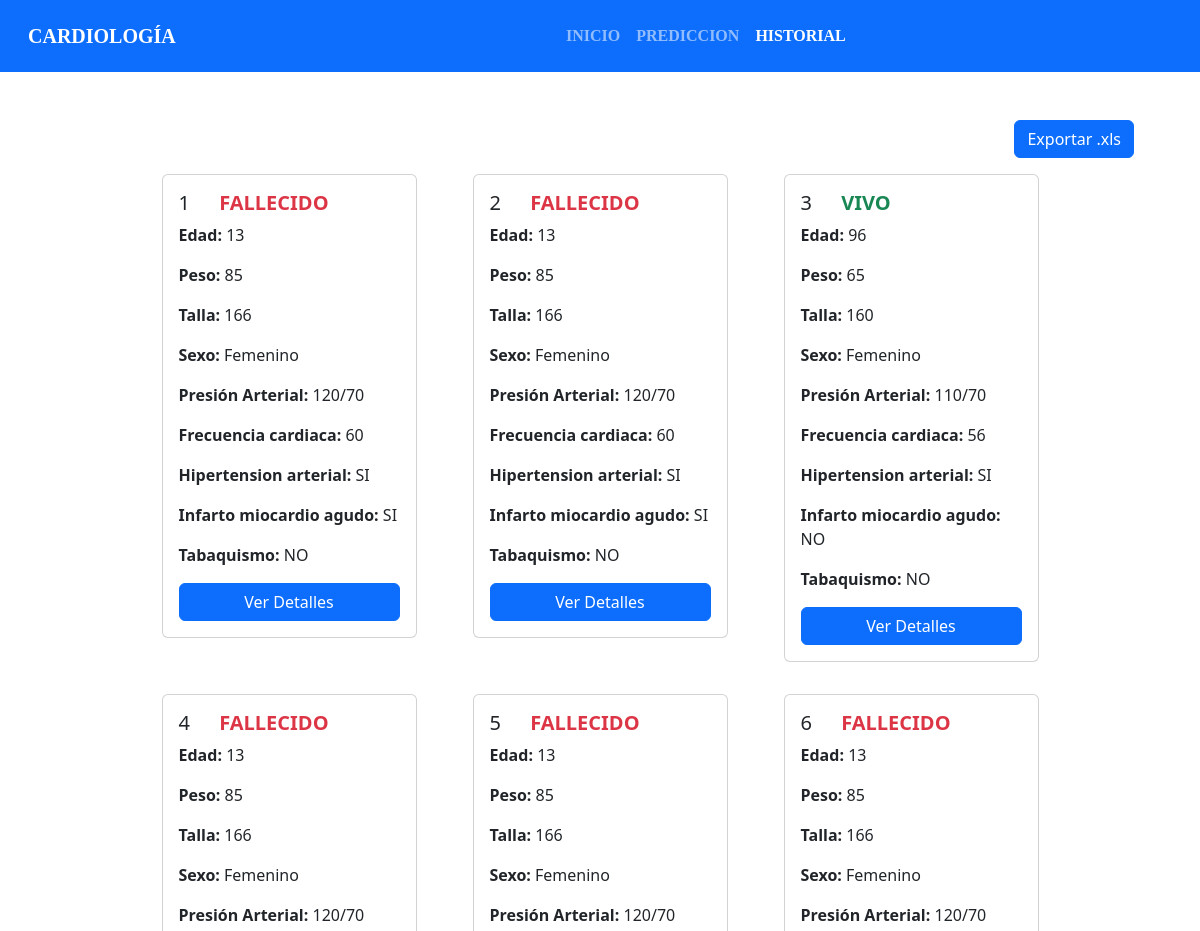
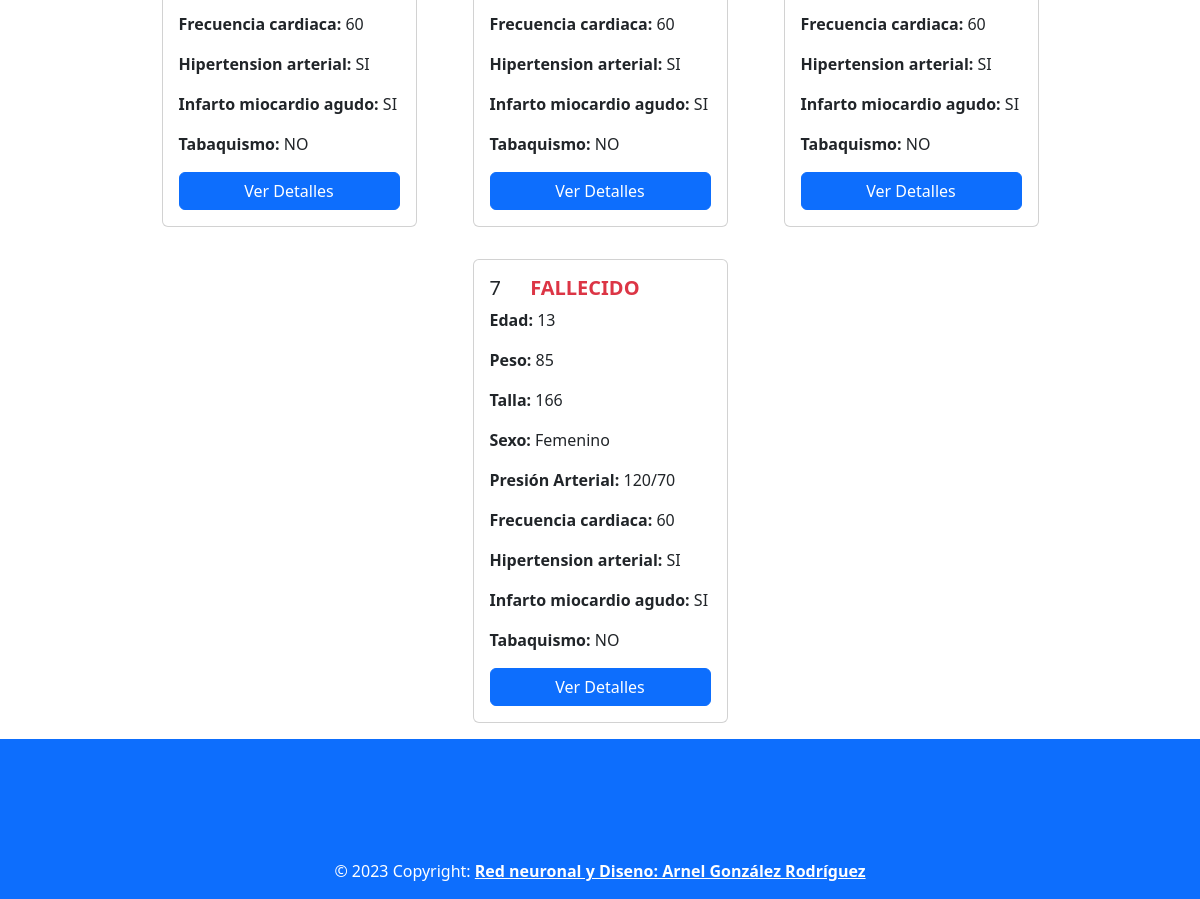
The page /historial/ on the database its author committed (2 pictures, top to bottom).
### prediccion/models.py (models this page shows, shortened)
class Prediccion(models.Model):
    edad = models.IntegerField()
    peso = models.CharField(max_length=7)
    talla = models.IntegerField()
    imc = models.CharField(max_length=10)
    sexo = models.IntegerField(choices = CHOISES_SEXO, default=0)
    color_piel = models.IntegerField(choices = CHOISES_PIEL, default=1)
    asa = models.IntegerField()
    betabloqueadores = models.IntegerField()
    clopidogrel = models.IntegerField(choices = CHOISES, default=0)
    heparina = models.IntegerField(choices = CHOISES, default=0)
    estatinas = models.IntegerField(choices = CHOISES, default=0)
    estreptoquinasa_recombinante = models.IntegerField(choices = CHOISES, default=0)
    tiempo_puerta_aguja = models.IntegerField()
    reperfusion = models.IntegerField(choices = CHOISES, default=0)
    coronariografia = models.IntegerField(choices = CHOISES, default=0)
    tiempo_isquemia = models.IntegerField()
    escala_grace = models.IntegerField()
    furosemida = models.IntegerField(choices = CHOISES, default=0)
    nitratos = models.IntegerField(choices = CHOISES, default=0)
    anticoagulantes = models.IntegerField(choices = CHOISES, default=0)
    anticalcicos = models.IntegerField(choices = CHOISES, default=0)
    ieca = models.IntegerField(choices = CHOISES, default=0)
    otros_diureticos = models.IntegerField(choices = CHOISES, default=0)
    lugar_trombolisis = models.IntegerField(choices = CHOISES, default=0)
    avc = models.IntegerField(choices = CHOISES, default=0)
    mpt = models.IntegerField(choices = CHOISES, default=0)
    vam = models.IntegerField(choices = CHOISES, default=0)
    mpp = models.IntegerField(choices = CHOISES, default=0)
    aminas = models.IntegerField(choices = CHOISES, default=0)
    balon = models.IntegerField(choices = CHOISES, default=0)
    atencion_inicial = models.IntegerField(choices = CHOISES, default=0)
    horario_llegada = models.IntegerField(choices = CHOISES, default=0)
    ecg_previo = models.IntegerField(choices = CHOISES, default=0)
    scacest = models.IntegerField(choices = CHOISES, default=0)
    depresion_st = models.IntegerField(choices = CHOISES, default=0)
    depresion_ondat = models.IntegerField()
    presion_arterial_sistolica = models.IntegerField()
    presion_arterial_diastolica = models.IntegerField()
    indice_mkillip = models.IntegerField(choices = CHOISES, default=0)
    indice_killip = models.IntegerField(choices = CHOISES, default=0)
    frecuencia_cardiaca = models.IntegerField()
    diabetes_mellitus = models.IntegerField(choices = CHOISES, default=0)
    insuficiencia_cardiaca_congestiva = models.IntegerField(choices = CHOISES, default=0)
    hipertension_arterial = models.IntegerField(choices = CHOISES, default=0)
    hiperlipoproteinemia = models.IntegerField(choices = CHOISES, default=0)
    enfermedad_arterias_coronarias = models.IntegerField(choices = CHOISES, default=0)
    infarto_miocardio_agudo = models.IntegerField(choices = CHOISES, default=0)
    fibrilacion_auricular = models.IntegerField(choices = CHOISES, default=0)
    intervencion_coronaria_percutanea = models.IntegerField(choices = CHOISES, default=0)
    cabg = models.IntegerField(choices = CHOISES, default=0)
    tabaquismo = models.IntegerField(choices = CHOISES, default=0)
    enfermedad_venosa_periferica = models.IntegerField(choices = CHOISES, default=0)
    insuficiencia_renal_cronica = models.IntegerField(choices = CHOISES, default=0)
    dialisis = models.IntegerField(choices = CHOISES, default=0)
    enfermedad_cerebro_vascular = models.IntegerField(choices = CHOISES, default=0)
    angina24h = models.IntegerField(choices = CHOISES, default=0)
    anemia = models.IntegerField(choices = CHOISES, default=0)
    epoc = models.IntegerField(choices = CHOISES, default=0)
    FEVI = models.IntegerField(choices = CHOISES, default=0)
    SHOCK = models.IntegerField(choices = CHOISES, default=0)
    FIB_AURIC = models.IntegerField(choices = CHOISES, default=0)
    TV_FV_PCR = models.IntegerField(choices = CHOISES, default=0)
    Isquemia = models.IntegerField(choices = CHOISES, default=0)
    ICC = models.IntegerField(choices = CHOISES, default=0)
    Arritmia = models.IntegerField(choices = CHOISES, default=0)
    colesterol = models.CharField(max_length=7)
    creatinina = models.IntegerField()
    filtrado_glomerular = models.CharField(max_length=7)
    trigliceridos = models.CharField(max_length=7)
    glicemia = models.CharField(max_length=7)
    ada = models.IntegerField(choices = CHOISES, default=0)
    fraccion_eyeccion = models.IntegerField()
    leuco = models.CharField(max_length=7)
    hb = models.IntegerField()
    ck = models.IntegerField()
    ckmb = models.IntegerField()
    primera_asistencia_medica = models.IntegerField()
    prediccion = models.IntegerField(choices = CHOISES_ESTADO, null=True, blank=True)
    estado_vital = models.IntegerField(choices = CHOISES_ESTADO, null=True, blank=True)
    def get_absolute_url(self):
        return reverse('details', kwargs = {'id' : self.pk})

### prediccion/views.py (the view, shortened to what this page needs)
# urls.py: path('historial/', PrediccionList.as_view(), name='historial'),
class PrediccionList(View):
    def get(self, request):
        obj = Prediccion.objects.all()
        context = {'historial': obj, 'page': 'historial'}
        return render(request, 'prediccion/prediccion_list.html', context)

### static/templates/prediccion/prediccion_list.html (shortened to what this page needs)
{% extends 'template/base.html' %}
{% load static %}
{% block body %}
    {% if historial %}
    <div class="container">
        <form enctype="multipart/form-data" method="post" action="">
            <div class="mt-4 mx-auto d-flex flex-row-reverse">
            <button type="submit" class="btn btn-primary">Exportar .xls</button>
            </div>
        </form>
    </div>
        <div class="row justify-content-center">
            {% for obj in historial %}
                <div class="col-12 col-sm-6 col-md-4 col-lg-3 mx-3 my-3">
                    <div class="card">
                        <div class="card-body">
                            <h5 class="card-title">{{ obj.pk }} <strong class="{% if obj.estado_vital == 0 %} text-danger {% else %} text-success {% endif %} ms-4 mayuscula">{{ obj.get_estado_vital_display }}</strong></h5>
                            <p class="card-text"><strong>Edad:</strong> {{ obj.edad }} </p>
                            <p class="card-text"><strong>Peso:</strong> {{ obj.peso }} </p>
                            <p class="card-text"><strong>Talla:</strong> {{ obj.talla }} </p>
                            <p class="card-text"><strong>Sexo:</strong> {{ obj.get_sexo_display }} </p>
                            <p class="card-text"><strong>Presión Arterial:</strong> {{ obj.presion_arterial_sistolica }}/{{ obj.presion_arterial_diastolica }}</p>
                            <p class="card-text"><strong>Frecuencia cardiaca:</strong> {{ obj.frecuencia_cardiaca }} </p>
                            <p class="card-text"><strong>Hipertension arterial:</strong> {{ obj.get_hipertension_arterial_display }} </p>
                            <p class="card-text"><strong>Infarto miocardio agudo:</strong> {{ obj.get_infarto_miocardio_agudo_display }} </p>
                            <p class="card-text"><strong>Tabaquismo:</strong> {{ obj.get_tabaquismo_display }} </p>
                            </div>
                            <a class="btn btn-primary mx-3 mb-3" href="{{ obj.get_absolute_url }}">Ver Detalles</a>
                        </div>
                    </div>
                {% endfor %}
                </div>
        {% endif %}
{% endblock %}

### static/templates/template/base.html (shortened to what this page needs)
{%load  static %}
<!DOCTYPE html>
<html lang="es">
<head>
    <link href="{% static 'vendor/font-awesome/css/all.css' %}" rel="stylesheet" type="text/css">
    <link href="{% static 'vendor/bootstrap/css/bootstrap.min.css' %}" rel="stylesheet" type="text/css">
    <link rel="stylesheet" type="text/css" href="{% static 'css/styles.css' %}" />
    <link href="{% static 'css/all.css' %}" rel="stylesheet"/>
</head>
<body>
  <div class="mask-navbar" id="mask-navbar">
    <nav class="navbar navbar-dark bg-primary navbar-expand-lg p-3">
    <div class="container-fluid">
        <a class="navbar-brand mt-2 mt-lg-0" href="{% url 'home' %}">
            <span>Cardiología</span>
        </a>
        <div class="mx-auto">
            <div class="collapse navbar-collapse" id="navbarSupportedContent">
                <ul class="navbar-nav ms-5 mb-2 mb-lg-0">
                <li class="nav-item">
                    <a class="nav-link {% if page == 'home'%} active {% endif %}" aria-current="page" href="{% url 'home' %}">Inicio</a>
                </li>
                <li class="nav-item">
                    <a class="nav-link {% if page == 'prediccion'%} active {% endif %}" aria-current="page" href="{% url 'create' %}">Prediccion</a>
                </li>
                <li class="nav-item">
                    <a class="nav-link {% if page == 'historial'%} active {% endif %}" aria-current="page" href="{% url 'historial' %}">Historial</a>
                </li>
                </ul>
            </div>
        </div>
    </div>
    </nav>
  </div>
  <div class=" container mt-5">
    <div class="container edit-area">
      {% block body %}
      {% endblock  %}
    </div>
  </div>
  {% include './footer.html' %}
</body>
</html>

### static/templates/template/footer.html
<footer class="text-center text-white bg-primary ">
    <div class="container pt-4">
      <section class="mb-4">
        <a
          class="btn btn-link btn-floating btn-lg text-white m-1"
          href="https://twitter.com/arnel_glez"
          role="button"
          data-mdb-ripple-color="white"
          ><i class="fab fa-twitter"></i
        ></a>
        <a
          class="btn btn-link btn-floating btn-lg text-white m-1"
          href="https://www.instagram.com/arnel.glez/"
          role="button"
          data-mdb-ripple-color="white"
          ><i class="fab fa-instagram"></i
        ></a>
        <a
          class="btn btn-link btn-floating btn-lg text-white m-1"
          href="https://github.com/arnelglez/"
          role="button"
          data-mdb-ripple-color="white"
          ><i class="fab fa-linkedin"></i
        ></a>
        <a
          class="btn btn-link btn-floating btn-lg text-white m-1"
          href="https://github.com/arnelglez"
          role="button"
          data-mdb-ripple-color="white"
          ><i class="fab fa-github"></i
        ></a>
      </section>
    </div>
    <div class="text-center text-white p-3">
      © 2023 Copyright:
      <a class="text-reset fw-bold contact" href="mailto:arnel.glez@gmail.com">Red neuronal y Diseno: Arnel González Rodríguez</a>
    </div>
  </footer>

### static/css/styles.css (style rules this page uses)
.navbar { font-family: Georgia, 'Times New Roman', Times, serif; text-transform: uppercase; font-weight: 900; }
.mayuscula { text-transform: uppercase; }
.edit-area { min-height: 57vh; }

### rows shown on the page
Prediccion: pk "1", estado_vital "FALLECIDO", edad "13", peso "85", talla "166", sexo "Femenino", presion_arterial_sistolica "120", presion_arterial_diastolica "70", frecuencia_cardiaca "60", hipertension_arterial "SI", infarto_miocardio_agudo "SI", tabaquismo "NO"
Prediccion: pk "2", estado_vital "FALLECIDO", edad "13", peso "85", talla "166", sexo "Femenino", presion_arterial_sistolica "120", presion_arterial_diastolica "70", frecuencia_cardiaca "60", hipertension_arterial "SI", infarto_miocardio_agudo "SI", tabaquismo "NO"
Prediccion: pk "3", estado_vital "VIVO", edad "96", peso "65", talla "160", sexo "Femenino", presion_arterial_sistolica "110", presion_arterial_diastolica "70", frecuencia_cardiaca "56", hipertension_arterial "SI", infarto_miocardio_agudo "NO", tabaquismo "NO"
Prediccion: pk "4", estado_vital "FALLECIDO", edad "13", peso "85", talla "166", sexo "Femenino", presion_arterial_sistolica "120", presion_arterial_diastolica "70", frecuencia_cardiaca "60", hipertension_arterial "SI", infarto_miocardio_agudo "SI", tabaquismo "NO"
Prediccion: pk "5", estado_vital "FALLECIDO", edad "13", peso "85", talla "166", sexo "Femenino", presion_arterial_sistolica "120", presion_arterial_diastolica "70", frecuencia_cardiaca "60", hipertension_arterial "SI", infarto_miocardio_agudo "SI", tabaquismo "NO"
Prediccion: pk "6", estado_vital "FALLECIDO", edad "13", peso "85", talla "166", sexo "Femenino", presion_arterial_sistolica "120", presion_arterial_diastolica "70", frecuencia_cardiaca "60", hipertension_arterial "SI", infarto_miocardio_agudo "SI", tabaquismo "NO"
Prediccion: pk "7", estado_vital "FALLECIDO", edad "13", peso "85", talla "166", sexo "Femenino", presion_arterial_sistolica "120", presion_arterial_diastolica "70", frecuencia_cardiaca "60", hipertension_arterial "SI", infarto_miocardio_agudo "SI", tabaquismo "NO"
